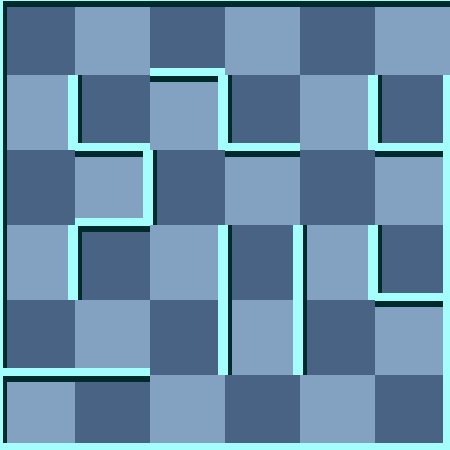

Rendered tile map (Tiled .tmx) drawn with the repository's tilesets; below, a short description and the map source with its tile grids summarised:
An orthogonal 6x6 tile map with 75x75 px tiles, 2 tile layers (background, 块层 1) and 5 objects (Exit, RedMummy, RedScorpion, Player, Trap).

<map version="1.0" orientation="orthogonal" width="6" height="6" tilewidth="75" tileheight="75">
 <tileset firstgid="1" name="wall" tilewidth="75" tileheight="75">
  <image source="gfx/wall.png" width="300" height="375" />
  <tile id="0">
   <properties>
    <property name="ValOfWall" value="0" />
   </properties>
  </tile>
  <tile id="1">
   <properties>
    <property name="ValOfWall" value="1" />
   </properties>
  </tile>
  <tile id="2">
   <properties>
    <property name="ValOfWall" value="2" />
   </properties>
  </tile>
  <tile id="3">
   <properties>
    <property name="ValOfWall" value="3" />
   </properties>
  </tile>
  <tile id="4">
   <properties>
    <property name="ValOfWall" value="4" />
   </properties>
  </tile>
  <tile id="5">
   <properties>
    <property name="ValOfWall" value="5" />
   </properties>
  </tile>
  <tile id="6">
   <properties>
    <property name="ValOfWall" value="6" />
   </properties>
  </tile>
  <tile id="7">
   <properties>
    <property name="ValOfWall" value="7" />
   </properties>
  </tile>
  <tile id="8">
   <properties>
    <property name="ValOfWall" value="8" />
   </properties>
  </tile>
  <tile id="9">
   <properties>
    <property name="ValOfWall" value="9" />
   </properties>
  </tile>
  <tile id="10">
   <properties>
    <property name="ValOfWall" value="10" />
   </properties>
  </tile>
  <tile id="11">
   <properties>
    <property name="ValOfWall" value="11" />
   </properties>
  </tile>
  <tile id="12">
   <properties>
    <property name="ValOfWall" value="12" />
   </properties>
  </tile>
  <tile id="13">
   <properties>
    <property name="ValOfWall" value="13" />
   </properties>
  </tile>
  <tile id="14">
   <properties>
    <property name="ValOfWall" value="14" />
   </properties>
  </tile>
  <tile id="15">
   <properties>
    <property name="ValOfWall" value="15" />
   </properties>
  </tile>
  <tile id="18">
   <properties>
    <property name="ValOfWall" value="-1" />
   </properties>
  </tile>
 </tileset>
 <layer name="background" width="6" height="6">
  <data>[36 cells, 36 non-empty, 2 distinct tile ids]</data>
 </layer>
 <layer name="块层 1" width="6" height="6">
  <data>[36 cells, 36 non-empty, 14 distinct tile ids]</data>
 </layer>
 <objectgroup name="对象层 1" width="6" height="6">
  <object name="Exit" x="450" y="0" />
  <object name="RedMummy" x="375" y="0">
   <properties>
    <property name="value" value="21" />
   </properties>
  </object>
  <object name="RedScorpion" x="375" y="300">
   <properties>
    <property name="value" value="25" />
   </properties>
  </object>
  <object name="Player" x="225" y="375">
   <properties>
    <property name="value" value="1" />
   </properties>
  </object>
  <object name="Trap" x="150" y="75">
   <properties>
    <property name="value" value="12" />
   </properties>
  </object>
 </objectgroup>
</map>
